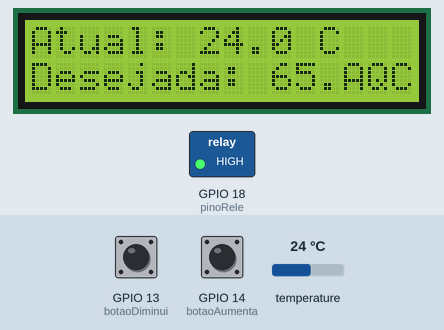
A sketch run on a simulated ESP32. Shown: 16×2 character LCD, switched loads named in the sketch (green lamp = pin HIGH). The test bench sets the inputs (shaded band); at power-on: temperature 24 °C, GPIO 13 (botaoDiminui) HIGH, GPIO 14 (botaoAumenta) HIGH. WiFi joins after 1.5 s; servers stay silent unless stated; uploads are accepted with an empty reply; the local clock reads 2024-03-15 10:24:30 at power-on unless the sketch sets it; what the sketch prints to the serial monitor is not drawn.

Above: at 5.0 s.
5.1 s: temperature set to 12 °C
At 6.9 s:
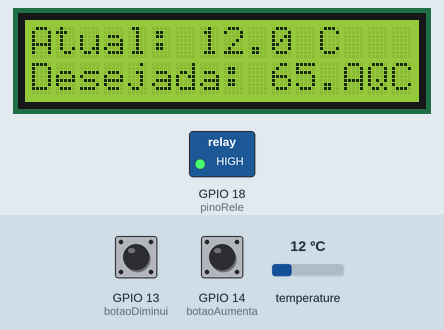
7.2 s: GPIO 13 (botaoDiminui) pulled LOW for 1.65 s
At 8.9 s:
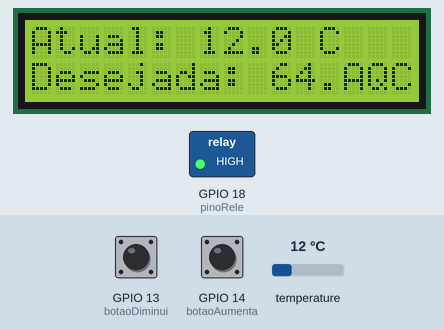
10.3 s: temperature set to 19 °C
At 11.9 s:
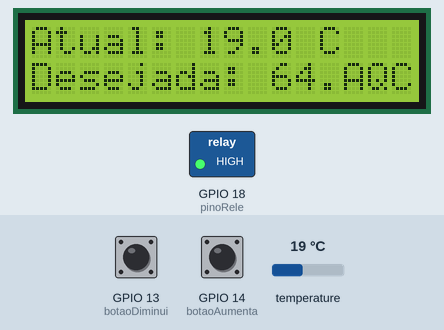
12.5 s: GPIO 14 (botaoAumenta) pulled LOW for 1.65 s
At 13.0 s:
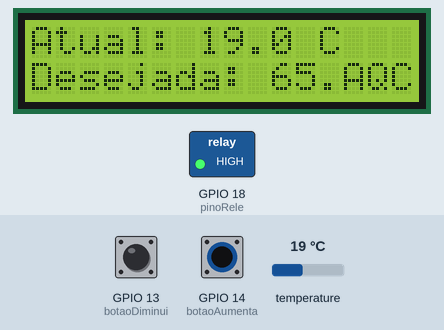
19.0 s: GPIO 14 (botaoAumenta) pulled LOW for 1.65 s
At 20.1 s:
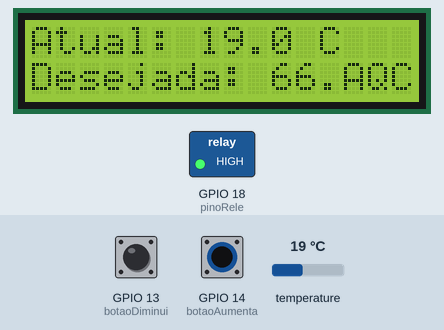
22.1 s: temperature set to 28 °C
At 24.2 s:
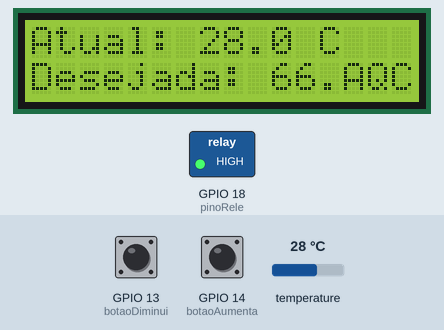
Timing chart, 0 to 25.7 s (numbered marks = the images above; inputs shaded):
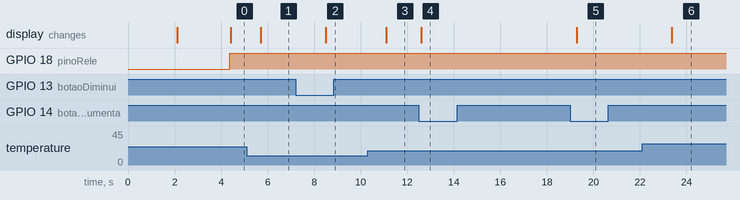

Measured:
- after the input at 5.1 s, the display: changes after 0.60 s (image 1)
- after the input at 7.2 s, the display: changes after 1.3 s (image 2)
- after the input at 10.3 s, the display: changes after 0.80 s (image 3)
- after the input at 12.5 s, the display: changes after 0.09 s (image 4)
- after the input at 19.0 s, the display: changes after 0.28 s (image 5)
- after the input at 22.1 s, the display: changes after 1.3 s (image 6)

The sketch:

controledetempWife.ino
```cpp
#include <LiquidCrystal_I2C.h>
#include <Wire.h>
#include <OneWire.h>
#include <DallasTemperature.h>
#include <WiFi.h>
#include <HTTPClient.h>

#include <time.h>

// informações do wifi e ip
const char* ssid = "ESP32_TEST_WLAN"; //ESP32_TEST_WLAN
const char* password = "Senac@1234"; //Senac@1234

const char* googleScriptURL = "https://script.google.com/macros/s/AKfycbzrBQvH8eDB2Md7GLmaPld22TOLEsGu02TKtRWxqXPmnSR2VOpIJF7mifgIN8rbNk9-/exec";

unsigned long tempoUltimoEnvio = 0; // controle de envio
int intervaloEnvio = 5000; // 5 segundos

//Definindo pinos do sensor de temp
#define PINO_SENSOR 23 //Mudar se colocamos em outro pino

// BOTÕES
const int botaoAumenta = 14;  //NÃO USAR AS PORTAS 12 E 13
const int botaoDiminui = 13;

//RELÉ
const int pinoRele = 18;

//
LiquidCrystal_I2C lcd(0x27, 16, 2);  // LCD I2C endereço 0x27
OneWire oneWire(PINO_SENSOR);         // Comunicação com sensor no pino 4
DallasTemperature sensors(&oneWire);  // Leitura da temperatura

// TEMPERATURAS
float temperaturaAtual = 0.0; // Sensor vai medir
float temperaturaDesejada = 65.0; // Temperatura ideal da CERVEJA
float temperaturaMinima = 60.0; //Limite inferior
float temperaturaMaxima = 76.0; //Limite superior

//Inércia Térmica(desligar 5°C antes, prof Wagner falou)
float inercia = 3.0; //mudamos pra 3º C
float temperaturaDesligar = temperaturaDesejada -inercia; // 65°C

//Estado do relé
bool releligado = false;

unsigned long tempoUltimoBotao = 0; // Guarda quando foi o último aperto
int debounceDelay = 100;
/*Explicação: Quando você aperta um botão uma vez, ele vibra e o ESP32
 pode entender que foi apertado várias vezes (tipo uns 10 apertos em 1 segundo).
 O debounce resolve isso fazendo o ESP32 esperar 200ms antes de ler o próximo aperto.

 Funciona assim:
- Quando aperta, guarda o tempo (millis())
 - Só aceita o próximo aperto depois de 200ms
 Resultado: 1 aperto = 1 leitura */

void setup() {
  Serial.begin(115200);
  pinMode(botaoAumenta, INPUT_PULLUP);
  pinMode(botaoDiminui, INPUT_PULLUP);
  pinMode(pinoRele, OUTPUT);
  digitalWrite(pinoRele, LOW);

  sensors.begin();//Liga o sensor de temperatura e prepara ele para começar a medir. Sem ele, o sensor não funciona. É como apertar o botão "ligar" do sensor.
  Wire.begin(25, 32);

  lcd.init();
  lcd.backlight();
  lcd.setCursor(0,0);
  lcd.print("Sonic Boom Bar");
  lcd.setCursor(0,1);
  lcd.print("Iniciando");
  delay(2000);
  lcd.clear();

  conectarWifi();
  configTime(-3 * 3600, 0, "pool.ntp.org"); //pegando a hora no Brasil
}

void loop() {
  sensors.requestTemperatures(); // Pede para o sensor medir
  temperaturaAtual = sensors.getTempCByIndex(0); //Pega a temperatura em °C

  String status = "normal"; // status temperatura para BD e deshborad
  if(temperaturaAtual < temperaturaMinima){
    status = "baixa";
    } else if(temperaturaAtual > temperaturaMaxima){
      status = "alta";
      }

//Verificar se o sensor está funcionando
  if(temperaturaAtual == -127.0){
    lcd.clear();
    lcd.setCursor(0,0);
    lcd.print("ERRO SENSOR");
    lcd.setCursor(0,1);
    lcd.print("Verifique os fios");
    delay(1000);
    return;
  }

//Ler os botões(com debounce)
//Botão Aumentar
if(digitalRead(botaoAumenta) == LOW){
  if(millis() - tempoUltimoBotao > debounceDelay){
    temperaturaDesejada = temperaturaDesejada + 0.5;
    if(temperaturaDesejada > temperaturaMaxima){
      temperaturaDesejada = temperaturaMaxima;
    }
    temperaturaDesligar = temperaturaDesejada - inercia;
    tempoUltimoBotao = millis();
  }
}

//Botão Diminuir
if(digitalRead(botaoDiminui) == LOW){
  if(millis() - tempoUltimoBotao > debounceDelay){
    temperaturaDesejada = temperaturaDesejada - 0.5;
    if(temperaturaDesejada < temperaturaMinima){
      temperaturaDesejada = temperaturaMinima;
    }
    temperaturaDesligar = temperaturaDesejada - inercia;
    tempoUltimoBotao = millis();
  }
}
//Controlar o rele(con inércia térmica
if(temperaturaAtual < temperaturaDesligar){
  releligado = true;
  digitalWrite(pinoRele, HIGH);
}
else{
  releligado = false;
  digitalWrite(pinoRele, LOW);
}

lcd.clear();
//Temperatura Atual
lcd.setCursor(0,0);
lcd.print("Atual: ");
lcd.print(temperaturaAtual, 1);
lcd.print(" C");

//Temperatura Desejada
lcd.setCursor(0,1);
lcd.print("Desejada: ");
lcd.print(temperaturaDesejada, 1);
lcd.print(" C");

//Indicar se está aquecendo ou não
if(releligado){
  lcd.setCursor(13,1);
  lcd.print("AQ"); //AQUECENDO
}
else{
  lcd.setCursor(13,1);
  lcd.print("---"); //PARADO
}

struct tm timeinfo;
char horaFormatada[30];

if(!getLocalTime(&timeinfo)){
  Serial.println("Erro ao obter hora");
  return; // NÃO envia dados ruins
}

strftime(horaFormatada, sizeof(horaFormatada), "%d/%m/%Y %H:%M:%S", &timeinfo);

//eviando dados pro BD
  enviarDadosGoogle(String(horaFormatada), temperaturaAtual, temperaturaDesejada, temperaturaMinima, temperaturaMaxima, status, releligado);

delay(500);
}
```

conexaoWifi.ino
```cpp
#include <WiFi.h>
#include <HTTPClient.h>

#include <time.h>

extern const char* ssid;
extern const char* password;
extern const char* googleScriptURL;

extern unsigned long tempoUltimoEnvio;
extern int intervaloEnvio;


void conectarWifi() {

  WiFi.begin(ssid, password);

  Serial.print("Conectando ao WiFi");

  unsigned long start = millis();

  while (WiFi.status() != WL_CONNECTED && millis() - start < 10000) {
    delay(500);
    Serial.print(".");
  }

  if (WiFi.status() == WL_CONNECTED) {
    Serial.println("\nWiFi conectado!");
  } else {
    Serial.println("\nFalha ao conectar no WiFi");
  }
}

void enviarDadosGoogle(String hora_esp, float temperatura, float temperaturaDesejada, float temperaturaMinima, float temperaturaMaxima, String status, bool rele){

   // RECONEXÃO AUTOMÁTICA DO WIFI
  if(WiFi.status() != WL_CONNECTED){
    WiFi.begin(ssid, password);
  }
  // Envio de dados para o servidor/BD
  if(WiFi.status() == WL_CONNECTED){// se estiver conectado a internet faça...

    // CONTROLE DE TEMPO DE ENVIO
  if(millis() - tempoUltimoEnvio >= intervaloEnvio){
    HTTPClient http; // Cria uma ferramenta pra fazer requisições HTTP (tipo navegador)

    hora_esp.replace(" ", "%20");
    String url = String(googleScriptURL) + "?hora_esp=" + hora_esp;
    url += "&temperatura=" + String(temperatura);
    url += "&temperatura_desejada=" + String(temperaturaDesejada);
    url += "&temperatura_min=" + String(temperaturaMinima);
    url += "&temperatura_max=" + String(temperaturaMaxima);
    url += "&status=" + status;
    url += "&rele=" + String(rele);
    url += "&origem_do_dado=esp32";


    http.begin(url); // AGORA SIM correto
    int httpResponseCode = http.GET(); //esta pegando
    Serial.print("HTTP Response: ");
    Serial.println(httpResponseCode);

    http.end();

    tempoUltimoEnvio = millis(); // atualiza tempo
  }
  }

}
```
